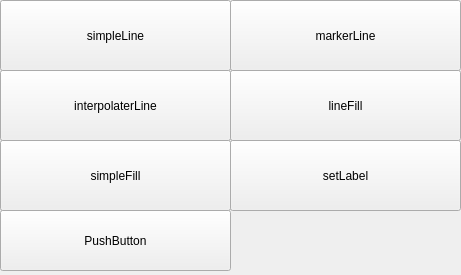
<?xml version="1.0" encoding="UTF-8"?>
<ui version="4.0">
 <class>StyleConfiguration</class>
 <widget class="QWidget" name="StyleConfiguration">
  <property name="geometry">
   <rect>
    <x>0</x>
    <y>0</y>
    <width>461</width>
    <height>275</height>
   </rect>
  </property>
  <property name="windowTitle">
   <string>Form</string>
  </property>
  <widget class="QPushButton" name="pushButton">
   <property name="geometry">
    <rect>
     <x>0</x>
     <y>0</y>
     <width>231</width>
     <height>71</height>
    </rect>
   </property>
   <property name="text">
    <string>simpleLine</string>
   </property>
  </widget>
  <widget class="QPushButton" name="pushButton_2">
   <property name="geometry">
    <rect>
     <x>230</x>
     <y>0</y>
     <width>231</width>
     <height>71</height>
    </rect>
   </property>
   <property name="text">
    <string>markerLine</string>
   </property>
  </widget>
  <widget class="QPushButton" name="pushButton_3">
   <property name="geometry">
    <rect>
     <x>0</x>
     <y>70</y>
     <width>231</width>
     <height>71</height>
    </rect>
   </property>
   <property name="text">
    <string>interpolaterLine</string>
   </property>
  </widget>
  <widget class="QPushButton" name="pushButton_4">
   <property name="geometry">
    <rect>
     <x>230</x>
     <y>70</y>
     <width>231</width>
     <height>71</height>
    </rect>
   </property>
   <property name="text">
    <string>lineFill</string>
   </property>
  </widget>
  <widget class="QPushButton" name="pushButton_5">
   <property name="geometry">
    <rect>
     <x>0</x>
     <y>140</y>
     <width>231</width>
     <height>71</height>
    </rect>
   </property>
   <property name="text">
    <string>simpleFill</string>
   </property>
  </widget>
  <widget class="QPushButton" name="pushButton_6">
   <property name="geometry">
    <rect>
     <x>230</x>
     <y>140</y>
     <width>231</width>
     <height>71</height>
    </rect>
   </property>
   <property name="text">
    <string>setLabel</string>
   </property>
  </widget>
  <widget class="QPushButton" name="pushButton_7">
   <property name="geometry">
    <rect>
     <x>0</x>
     <y>210</y>
     <width>231</width>
     <height>61</height>
    </rect>
   </property>
   <property name="text">
    <string>PushButton</string>
   </property>
  </widget>
 </widget>
 <resources/>
 <connections/>
 <slots>
  <slot>slot1()</slot>
  <slot>slot2()</slot>
 </slots>
</ui>
